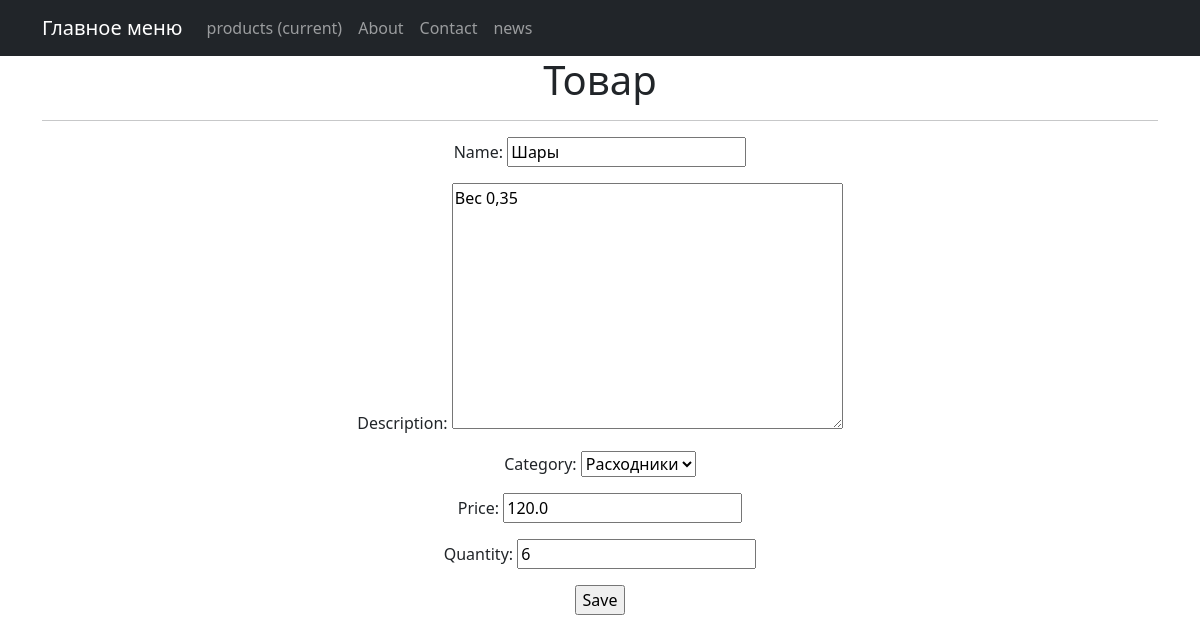
Page /products/3/update/ on the committed database.
### simpleapp/models.py (models this page shows, shortened)
class Product(models.Model):
    name = models.CharField(
        max_length=50,
        unique=True, # названия товаров не должны повторяться
    )
    description = models.TextField()
    quantity = models.IntegerField(
        validators=[MinValueValidator(0)],
    )
    category = models.ForeignKey(
        to='Category',
        on_delete=models.CASCADE,
        related_name='products', # все продукты в категории будут доступны через поле products
    )
    price = models.FloatField(
        validators=[MinValueValidator(0.0)],
    )

class Category(models.Model):
    name = models.CharField(max_length=100, unique=True)
    def __str__(self):
        return self.name.title()

### simpleapp/views.py (the view)
# urls.py: path('<int:pk>/update/', ProductUpdate.as_view(), name='product_update'),
class ProductUpdate(UpdateView):
    form_class = ProductForm
    model = Product
    template_name = 'product_edit.html'

### simpleapp/forms.py (shortened to what this page needs)
class ProductForm(forms.ModelForm):
    class Meta:
        model = Product
        fields = [
            'name',
            'description',
            'category',
            'price',
            'quantity',
        ]

### templates/product_edit.html (shortened to what this page needs)
{% extends 'flatpages/default.html' %}
{% block content %}
<h1>Товар</h1>
<hr>
<form acteon="" method="post">
    {{form.as_p}}
    <input type="submit" value="Save" />
</form>
{% endblock content %}

### rows in the picture
Product: name "Шары", description "Вес 0,35", category "Расходники", price "120.0", quantity "6"
